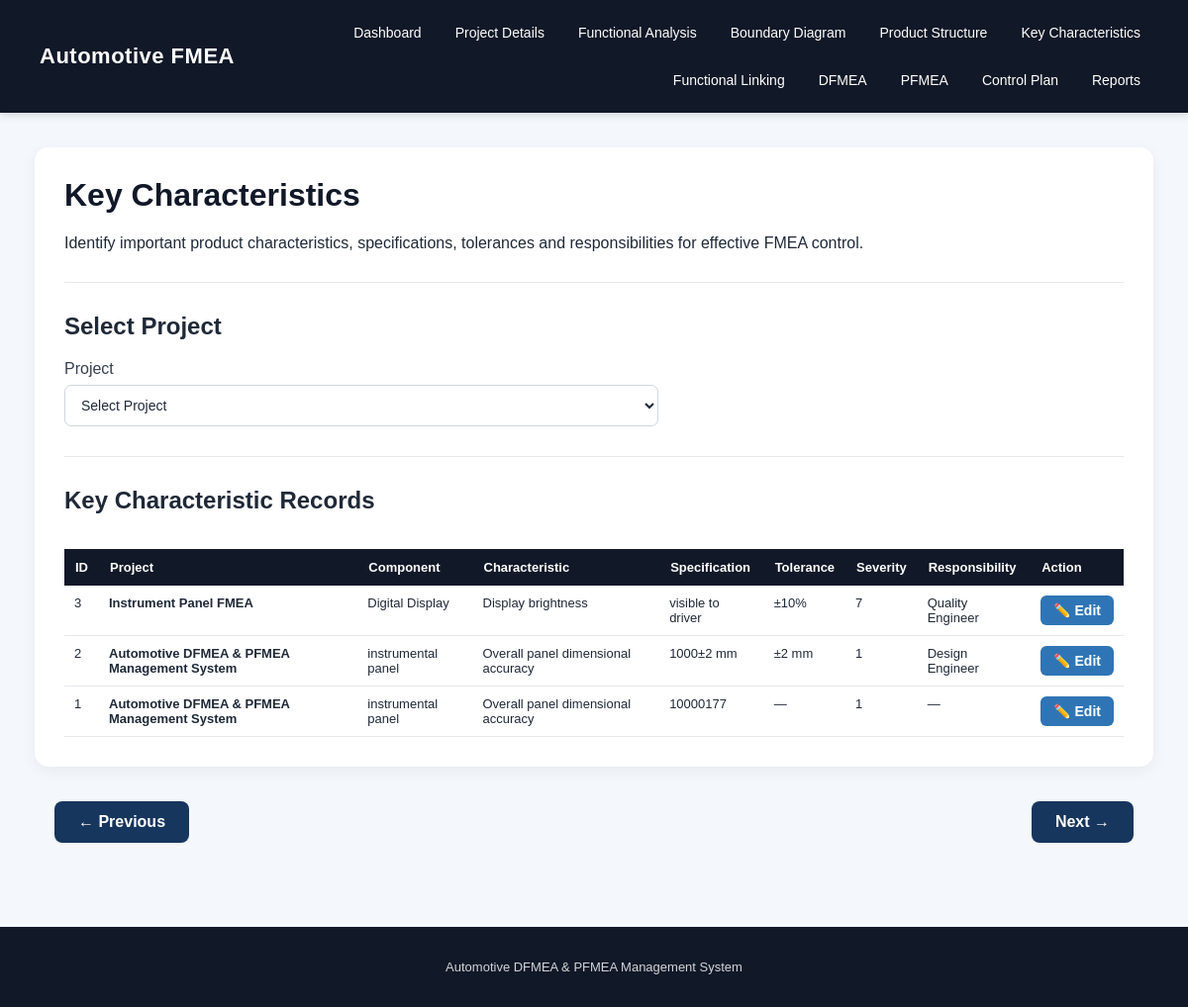
Screenshot of /key-characteristics (signed in) with the database file from the repository.
### tables this page shows
CREATE TABLE key_characteristics (
            id INTEGER PRIMARY KEY AUTOINCREMENT,
            project_id INTEGER,
            component_id INTEGER,
            characteristic TEXT,
            specification TEXT,
            tolerance TEXT,
            severity INTEGER,
            responsibility TEXT,
            FOREIGN KEY (project_id) REFERENCES projects(id),
            FOREIGN KEY (component_id) REFERENCES product_structure(id)
        );

CREATE TABLE projects (
            id INTEGER PRIMARY KEY AUTOINCREMENT,
            project_name TEXT NOT NULL,
            product_name TEXT,
            customer TEXT,
            project_number TEXT,
            created_date TEXT
        , oem_name TEXT DEFAULT 'Generic', compliance_mode TEXT DEFAULT 'AIAG-VDA 2019');

CREATE TABLE product_structure (
            id INTEGER PRIMARY KEY AUTOINCREMENT,
            project_id INTEGER NOT NULL,
            parent_id INTEGER,
            component_name TEXT NOT NULL,
            component_type TEXT,
            label TEXT,
            part_number TEXT,
            level INTEGER DEFAULT 0,
            description TEXT,
            FOREIGN KEY (project_id) REFERENCES projects(id),
            FOREIGN KEY (parent_id) REFERENCES product_structure(id)
        );

### app.py (the view, shortened to what this page needs)
@app.route("/key-characteristics", methods=["GET", "POST"])
def key_characteristics():
    conn = get_db()
    selected_project_id = request.args.get("project_id", "")
    projects = conn.execute(
        """
        SELECT
            id,
            project_name,
            product_name
        FROM projects
        ORDER BY id DESC
        """
    ).fetchall()
    if selected_project_id:
        components = conn.execute(
            """
            SELECT
                id,
                project_id,
                component_name,
                component_type,
                label,
                part_number,
                level
            FROM product_structure
            WHERE project_id = ?
            ORDER BY level, id
            """,
            (selected_project_id,)
        ).fetchall()
    else:
        components = []
    records = conn.execute(
        """
        SELECT
            kc.id,
            kc.project_id,
            kc.component_id,
            p.project_name,
            ps.component_name,
            kc.characteristic,
            kc.specification,
            kc.tolerance,
            kc.severity,
            kc.responsibility
        FROM key_characteristics AS kc

        LEFT JOIN projects AS p
            ON kc.project_id = p.id

        LEFT JOIN product_structure AS ps
            ON kc.component_id = ps.id

        ORDER BY kc.id DESC
        """
    ).fetchall()
    conn.close()
    navigation = page_navigation(
        "key_characteristics",
        selected_project_id
    )
    return render_template(
        "key_characteristics.html",
        projects=projects,
        components=components,
        records=records,
        selected_project_id=selected_project_id,
        **navigation
    )

### app.py (called while the page is built)
def get_db():
    os.makedirs("database", exist_ok=True)
    conn = sqlite3.connect(DATABASE)
    conn.row_factory = sqlite3.Row
    return conn

@app.before_request
def require_login():
    if request.endpoint in {"login", "static"}:
        return
    if "user_id" not in session:
        return redirect(url_for("login"))

def get_next_page(current_endpoint):
    for index, (endpoint, title) in enumerate(PAGE_FLOW):
        if endpoint == current_endpoint:
            if index < len(PAGE_FLOW) - 1:
                return PAGE_FLOW[index + 1]
            return None
    return None

def get_previous_page(current_endpoint):
    for index, (endpoint, title) in enumerate(PAGE_FLOW):
        if endpoint == current_endpoint:
            if index > 0:
                return PAGE_FLOW[index - 1]
            return None
    return None

### templates/key_characteristics.html (shortened to what this page needs)
{% extends "base.html" %}
{% block content %}
<div class="container">
<h1>Key Characteristics</h1>
<p>
    Identify important product characteristics, specifications,
    tolerances and responsibilities for effective FMEA control.
</p>
<hr>
<h2>Select Project</h2>
<form method="GET" action="{{ url_for('key_characteristics') }}">
    <label for="project_id">
        Project
    </label>
    <select
        id="project_id"
        name="project_id"
        onchange="this.form.submit()"
    >
        <option value="">
            Select Project
        </option>
    </select>
</form>
<hr>
<h2>Key Characteristic Records</h2>
{% if records %}
<div style="overflow-x:auto;">
<table>
    <thead>
        <tr>
            <th>ID</th>
            <th>Project</th>
            <th>Component</th>
            <th>Characteristic</th>
            <th>Specification</th>
            <th>Tolerance</th>
            <th>Severity</th>
            <th>Responsibility</th>
            <th>Action</th>
        </tr>
    </thead>
    <tbody>
        {% for record in records %}
        <tr>
            <td>
                {{ record.id }}
            </td>
            <td>
                <strong>
                    {{ record.project_name or "—" }}
                </strong>
            </td>
            <td>
                {{ record.component_name or "—" }}
            </td>
            <td>
                {{ record.characteristic or "—" }}
            </td>
            <td>
                {{ record.specification or "—" }}
            </td>
            <td>
                {{ record.tolerance or "—" }}
            </td>
            <td>
                {{ record.severity }}
            </td>
            <td>
                {{ record.responsibility or "—" }}
            </td>
            <td>
                <a
                    href="{{ url_for('edit_key_characteristic', record_id=record.id) }}"
                    class="edit-btn"
                >
                    ✏️ Edit
                </a>
            </td>
        </tr>
        {% endfor %}
    </tbody>
</table>
</div>
{% else %}
<p>
    No key characteristics have been added yet.
</p>
{% endif %}
</div>
{% endblock %}

### static/css/style.css (style rules this page uses)
* { box-sizing: border-box; }
body { margin: 0; font-family: Arial, Helvetica, sans-serif; background: #f4f7fb; color: #1f2937; }
.container { max-width: 1250px; margin: auto; background: white; padding: 30px; border-radius: 14px; box-shadow: 0 4px 15px rgba(0, 0, 0, 0.06); overflow-x: auto; }
.container h1 { margin-top: 0; color: #111827; }
.container h2 { margin-top: 28px; color: #1f2937; }
form { margin-top: 15px; }
label { display: block; margin-bottom: 7px; color: #374151; font-weight: 500; }
input, select, textarea { width: 100%; max-width: 600px; padding: 11px 12px; border: 1px solid #d1d5db; border-radius: 7px; font-size: 14px; background: white; color: #1f2937; }
table { border-collapse: collapse; margin-top: 15px; background: white; width: 100%; }
th { background: #111827; color: white; padding: 11px; text-align: left; font-size: 13px; white-space: nowrap; }
td { padding: 10px; border-bottom: 1px solid #e5e7eb; font-size: 13px; vertical-align: top; }
.container table { min-width: 800px; }
a { transition: color 0.2s; }
hr { border: none; border-top: 1px solid #e5e7eb; margin: 30px 0; }

### templates/key_characteristics.html (style rules this page uses)
.edit-btn { display: inline-block; padding: 7px 13px; background: #2F75B5; color: white; text-decoration: none; border-radius: 6px; font-size: 14px; font-weight: 600; white-space: nowrap; }

### rows the page displays
key_characteristics: id "3", project_name "Instrument Panel FMEA", component_name "Digital Display", characteristic "Display brightness", specification "visible to driver", tolerance "±10%", severity "7", responsibility "Quality Engineer"
key_characteristics: id "2", project_name "Automotive DFMEA & PFMEA Management System", component_name "instrumental panel", characteristic "Overall panel dimensional accuracy", specification "1000±2 mm", tolerance "±2 mm", severity "1", responsibility "Design Engineer"
key_characteristics: id "1", project_name "Automotive DFMEA & PFMEA Management System", component_name "instrumental panel", characteristic "Overall panel dimensional accuracy", specification "10000177", tolerance "—", severity "1", responsibility "—"
